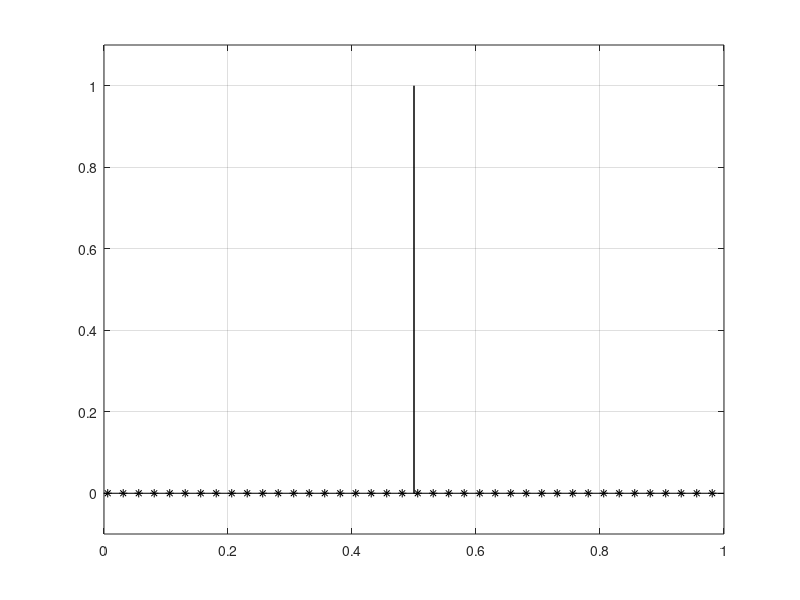
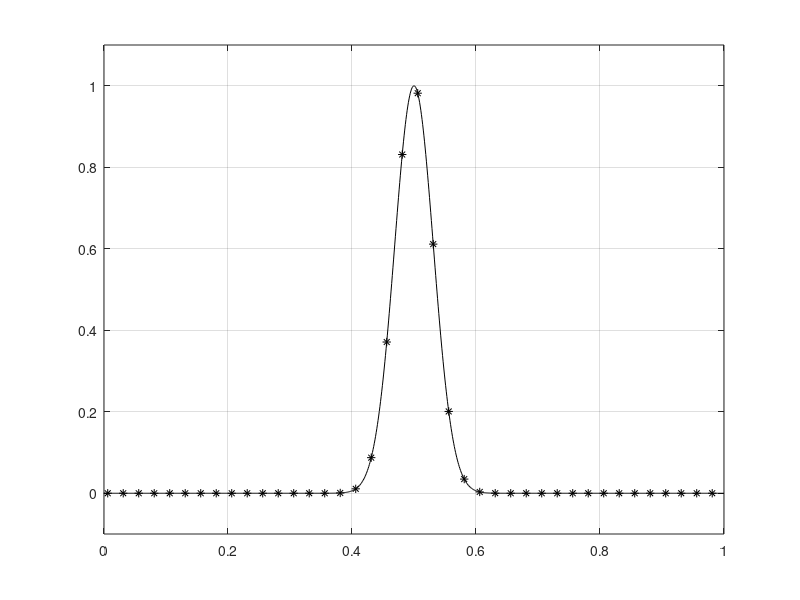

MATLAB code to generate these figures, in order:

x = 0:0.001:1;

figure(1)
plot([0 0.5 0.5 0.5 1], [0 0 1 0 0], 'k')
axis([0,1,-0.1,1.1])
grid on
y = zeros(max(size(x),1));
y(round(end/2)) = 1;
hold on
plot(x(7:25:end),y(7:25:end),'k*')

figure(2)
y = exp(-512*(x-0.5).^2 );
plot(x,y,'k');
axis([0,1,-0.1,1.1])
grid on
hold on
plot(x(7:25:end),y(7:25:end),'k*')